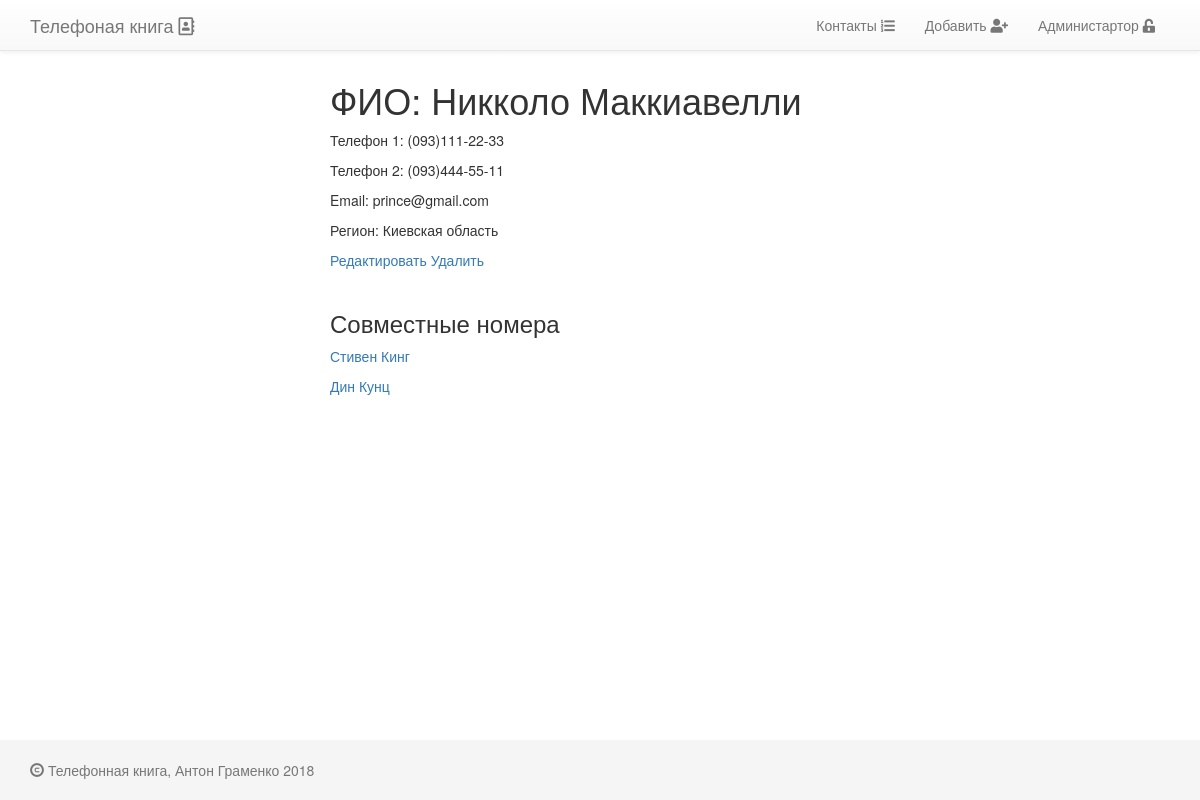
Screenshot of /Nikkolo-Makkiavelli/3/ with the database file from the repository.
### contacts/models.py (models this page shows)
class PhoneBookPerson(models.Model):
    name            = models.CharField(max_length=64, blank=False, null=False, verbose_name=u'Имя')
    surname         = models.CharField(max_length=64, blank=False, null=False, verbose_name=u'Фамилия')
    slug            = models.SlugField(max_length=128)
    phone_number_1  = models.CharField(max_length=25, blank=True, verbose_name=u'Телефон 1',
                                       help_text=u'Выберите или добавьте номер в формате (0__)___-__-__')
    phone_number_2  = models.CharField(max_length=25, blank=True, verbose_name=u'Телефон 2',
                                       help_text=u'Выберите или добавьте номер в формате (0__)___-__-__')
    email           = models.EmailField(unique=True)
    active          = models.BooleanField(default=True, verbose_name=u'Активный')
    created         = models.DateTimeField(auto_now=True, auto_now_add=False, verbose_name=u'Создан')
    updated         = models.DateTimeField(auto_now=False, auto_now_add=True, verbose_name=u'Обновлен')
    region          = models.CharField(max_length=50, verbose_name=u'Область',
                                       help_text=u'Выберите или добавьте область проживания. Например: Киевская область')
    class Meta:
        verbose_name        = 'Контактное лицо'
        verbose_name_plural = 'Контактные лица'
        ordering            = ('-name',)
    def __str__(self):
        return '%s %s' % (self.name, self.surname)
    def get_absolute_url(self):
        return reverse('contacts:contact_detail', kwargs={'slug': self.slug,
                                                          'pk': self.pk
                                                          })

### contacts/views.py (the view)
# urls.py: url(r'^(?P<slug>[\w-]+)/(?P<pk>\d+)/$', PhoneBookPersonDetailView.as_view(), name='contact_detail'),
class PhoneBookPersonDetailView(DetailView):
    model               = PhoneBookPerson
    template_name       = 'contacts/contact_detail.html'
    context_object_name = 'contact'
    def get_context_data(self, **kwargs):
        context = super(PhoneBookPersonDetailView, self).get_context_data()
        obj = self.get_object()
        common_numbers_level_1 = PhoneBookPerson.objects.filter(Q(phone_number_1=obj.phone_number_1) |
                                                                Q(phone_number_1=obj.phone_number_2) |
                                                                Q(phone_number_2=obj.phone_number_1) |
                                                                Q(phone_number_2=obj.phone_number_2)
                                                                ).exclude(id=obj.id)
        common_numbers_level_2 = []
        for i in common_numbers_level_1:
            common_numbers_level_2.append(PhoneBookPerson.objects.filter(Q(phone_number_1=i.phone_number_1) |
                                                                         Q(phone_number_1=i.phone_number_2) |
                                                                         Q(phone_number_2=i.phone_number_1) |
                                                                         Q(phone_number_2=i.phone_number_2)
                                                                         ).exclude(id=i.id).exclude(id=obj.id)
                                          )
        context['head_title']             = 'Детальная информация'
        context['common_numbers_level_1'] = common_numbers_level_1
        context['common_numbers_level_2'] = common_numbers_level_2
        return context

### templates/contacts/contact_detail.html (shortened to what this page needs)
{% extends 'base.html' %}
{% block content %}
    <div class="col-sm-6 col-sm-offset-3">
    <h1>ФИО: {{contact.name}} {{ contact.surname }}</h1>
    <p>Телефон 1:{% if contact.phone_number_1 %} {{ contact.phone_number_1 }}{% else %} не указано{% endif %}</p>
    <p>Телефон 2:{% if contact.phone_number_2 %} {{ contact.phone_number_2 }}{% else %} не указано{% endif %}</p>
    <p>Email: {{ contact.email }}</p>
    <p>Регион: {{ contact.region }}</p>
    <a href="{% url 'contacts:contact_update' contact.slug contact.pk %}">Редактировать</a>
    <a href="{% url 'contacts:contact_delete' contact.slug contact.pk %}">Удалить</a>
    <br>
    <br>
    <h3>Совместные номера</h3>
    {% for related_contact_1 in common_numbers_level_1 %}
        <p><a href="{{ related_contact_1.get_absolute_url }}">{{ related_contact_1 }}</a></p>
    {% empty %}
        <p>Совместных номеров нет</p>
    {% endfor %}
    </div>
{% endblock content %}

### project_static/static/css/base.css (style rules this page uses)
html { position: relative; min-height: 100%; }
body { margin-bottom: 60px; }

### rows the page displays
PhoneBookPerson: name "Никколо", surname "Маккиавелли", phone_number_1 "(093)111-22-33", phone_number_2 "(093)444-55-11", email "prince@gmail.com", region "Киевская область"
PhoneBookPerson: name+surname "Стивен Кинг"
PhoneBookPerson: name+surname "Дин Кунц"
